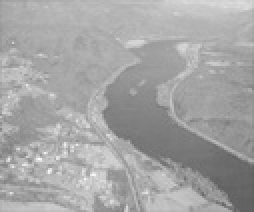
%> input picture hm1/图像/task1/river.JPG, 127 x 106 px, shrunk from 264 x 220 before the run (shown 2 times larger)
$ octave task1.m   (GNU Octave 9; MATLAB toolbox functions it lacks are replaced by stand-ins)
%> lines starting %> are read from the running program, lines starting %| are printed output that depends on the picture
%读入图像river.jpg
img = imread('C:\Users\Administrator\Desktop\数字图像处理\DIP_HW1\river.jpg');
%> img is the input picture: size 106x127 uint8; min 93, max 255, mean 164.9
%获取图像信息img_info
img_info = imfinfo('C:\Users\Administrator\Desktop\数字图像处理\DIP_HW1\river.jpg');

%计算灰度值直方图
hist = zeros(1, 256);
for i = 1:img_info.Height
   for j = 1:img_info.Width
       hist(img(i, j)+1) = hist(img(i, j)+1) + 1;
   end
end
%> after the loop, hist = 256 values, max 293 at index 181, min 0 at index 1, mean 52.59
saveas(bar(hist), 'histogram.png');

%将上面得到的灰度值直方图归一化处理，即计算灰度值概率密度pdf
pdf = zeros(1, 256);
for i = 1:256
    pdf(i) = hist(i)/(img_info.Width*img_info.Height);
end
%> after the loop, pdf = 256 values, max 0.0218 at index 181, min 0 at index 1, mean 0.00391

%计算灰度值概率密度累计分布cdf
cdf = zeros(1, 256);
cdf(1) = pdf(1);
for i = 2:256
    cdf(i) = cdf(i-1)+pdf(i);
end
%> after the loop, cdf = 256 values from 0 to 1

%将cdf的取值范围扩展至0-255，同时取整
cdf = round(cdf.*255);
%> cdf = 256 values from 0 to 255

%对灰度值进行映射，作均衡化处理
my_processed_img = zeros(size(img));
for i = 1:img_info.Height
    for j = 1:img_info.Width
        my_processed_img(i,j) = cdf(img(i,j)+1);
    end
end
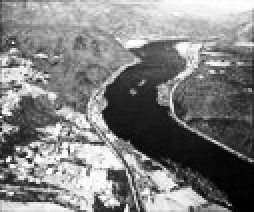
%> my_processed_img: size 106x127 double (shown 2 times larger); min 0, max 255, mean 129.1
imwrite(uint8(my_processed_img), 'my_processed_river.jpg', 'jpg');

%计算直方图均衡化后的灰度值直方图
my_processed_hist = zeros(1, 256);
for i = 1:img_info.Height
   for j = 1:img_info.Width
       my_processed_hist(my_processed_img(i, j)+1) = my_processed_hist(my_processed_img(i, j)+1) + 1;
   end
end
%> after the loop, my_processed_hist = 256 values, max 293 at index 191, min 0 at index 19, mean 52.59
saveas(bar(my_processed_hist), 'my_histogram.png');

%调用histeq库函数进行直方图均衡化
histeq_img = histeq(img);
imwrite(histeq_img, 'histeq_river.jpg', 'jpg');
histeq_hist = imhist(histeq_img);
%> histeq_hist = 256 values, max 343 at index 66, min 0 at index 2, mean 52.59
saveas(bar(histeq_hist), 'histeq_histogram.png');
